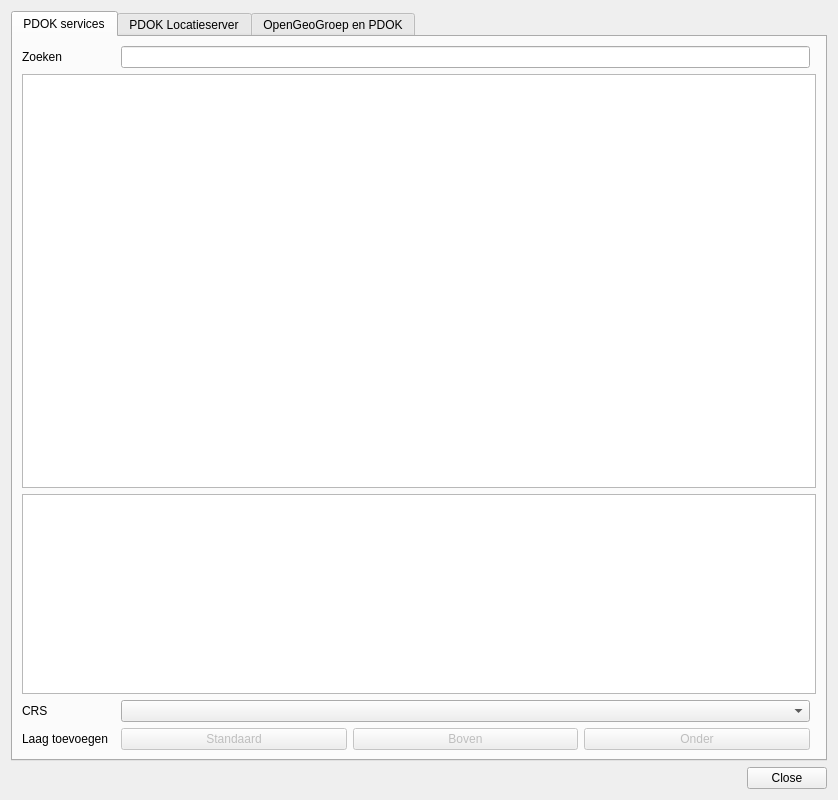
<?xml version="1.0" encoding="UTF-8"?>
<ui version="4.0">
 <class>PdokServicesPlugin</class>
 <widget class="QDialog" name="PdokServicesPlugin">
  <property name="geometry">
   <rect>
    <x>0</x>
    <y>0</y>
    <width>838</width>
    <height>800</height>
   </rect>
  </property>
  <property name="windowTitle">
   <string>PdokServicesPlugin</string>
  </property>
  <layout class="QVBoxLayout" name="verticalLayout">
   <item>
    <widget class="QTabWidget" name="tabWidget">
     <property name="sizePolicy">
      <sizepolicy hsizetype="Expanding" vsizetype="Expanding">
       <horstretch>0</horstretch>
       <verstretch>0</verstretch>
      </sizepolicy>
     </property>
     <property name="currentIndex">
      <number>0</number>
     </property>
     <widget class="QWidget" name="tab_2">
      <attribute name="title">
       <string>PDOK services</string>
      </attribute>
      <layout class="QGridLayout" name="gridLayout_2">
       <item row="5" column="2">
        <layout class="QHBoxLayout" name="horizontalLayout">
         <item>
          <widget class="QPushButton" name="btnLoadLayer">
           <property name="enabled">
            <bool>false</bool>
           </property>
           <property name="toolTip">
            <string>Op standaard wijze toevoegen</string>
           </property>
           <property name="text">
            <string>Standaard</string>
           </property>
          </widget>
         </item>
         <item>
          <widget class="QPushButton" name="btnLoadLayerTop">
           <property name="enabled">
            <bool>false</bool>
           </property>
           <property name="toolTip">
            <string>Als bovenste kaartlaag toevoegen</string>
           </property>
           <property name="text">
            <string>Boven</string>
           </property>
          </widget>
         </item>
         <item>
          <widget class="QPushButton" name="btnLoadLayerBottom">
           <property name="enabled">
            <bool>false</bool>
           </property>
           <property name="toolTip">
            <string>Als onderste kaartlaag toevoegen</string>
           </property>
           <property name="text">
            <string>Onder</string>
           </property>
          </widget>
         </item>
        </layout>
       </item>
       <item row="2" column="0" colspan="4">
        <widget class="QTextEdit" name="layerInfo">
         <property name="maximumSize">
          <size>
           <width>16777215</width>
           <height>200</height>
          </size>
         </property>
        </widget>
       </item>
       <item row="0" column="0">
        <widget class="QLabel" name="label">
         <property name="text">
          <string>Zoeken           </string>
         </property>
        </widget>
       </item>
       <item row="5" column="0">
        <widget class="QLabel" name="labelAddLayer">
         <property name="text">
          <string>Laag toevoegen</string>
         </property>
        </widget>
       </item>
       <item row="1" column="0" colspan="4">
        <widget class="QTableView" name="servicesView">
         <property name="minimumSize">
          <size>
           <width>0</width>
           <height>0</height>
          </size>
         </property>
        </widget>
       </item>
       <item row="4" column="2">
        <widget class="QComboBox" name="comboSelectProj"/>
       </item>
       <item row="4" column="0">
        <widget class="QLabel" name="labelCrs">
         <property name="text">
          <string>CRS</string>
         </property>
        </widget>
       </item>
       <item row="0" column="2">
        <widget class="QLineEdit" name="layerSearch"/>
       </item>
      </layout>
     </widget>
     <widget class="QWidget" name="tab_3">
      <attribute name="title">
       <string>PDOK Locatieserver</string>
      </attribute>
      <layout class="QGridLayout" name="gridLayout_4">
       <item row="0" column="1" colspan="2">
        <widget class="QLineEdit" name="geocoderSearch">
         <property name="text">
          <string/>
         </property>
        </widget>
       </item>
       <item row="1" column="0" colspan="3">
        <widget class="QGroupBox" name="groupBox_3">
         <property name="sizePolicy">
          <sizepolicy hsizetype="Preferred" vsizetype="Preferred">
           <horstretch>0</horstretch>
           <verstretch>0</verstretch>
          </sizepolicy>
         </property>
         <property name="title">
          <string>Zoek alleen type (zie https://github.com/PDOK/locatieserver/wiki/Zoekvoorbeelden-Locatieserver voor defaults)</string>
         </property>
         <layout class="QGridLayout" name="gridLayout_5">
          <item row="1" column="0">
           <widget class="QCheckBox" name="cbx_wpl">
            <property name="text">
             <string>Woonplaats</string>
            </property>
            <property name="checked">
             <bool>true</bool>
            </property>
           </widget>
          </item>
          <item row="0" column="0">
           <widget class="QCheckBox" name="cbx_gem">
            <property name="text">
             <string>Gemeente</string>
            </property>
            <property name="checked">
             <bool>true</bool>
            </property>
           </widget>
          </item>
          <item row="3" column="0">
           <widget class="QCheckBox" name="cbx_pcd">
            <property name="text">
             <string>Postcode</string>
            </property>
            <property name="checked">
             <bool>true</bool>
            </property>
           </widget>
          </item>
          <item row="2" column="0">
           <widget class="QCheckBox" name="cbx_weg">
            <property name="text">
             <string>Weg (BAG openbare ruimte)</string>
            </property>
            <property name="checked">
             <bool>true</bool>
            </property>
           </widget>
          </item>
          <item row="1" column="1">
           <widget class="QCheckBox" name="cbx_pcl">
            <property name="text">
             <string>Perceel</string>
            </property>
            <property name="checked">
             <bool>true</bool>
            </property>
           </widget>
          </item>
          <item row="2" column="1">
           <widget class="QCheckBox" name="cbx_hmp">
            <property name="text">
             <string>Hectometerpaal</string>
            </property>
            <property name="checked">
             <bool>true</bool>
            </property>
           </widget>
          </item>
          <item row="0" column="1">
           <widget class="QCheckBox" name="cbx_adr">
            <property name="text">
             <string>Adres</string>
            </property>
            <property name="checked">
             <bool>true</bool>
            </property>
           </widget>
          </item>
         </layout>
        </widget>
       </item>
       <item row="0" column="0">
        <widget class="QLabel" name="label_6">
         <property name="text">
          <string>Zoek (ook voor snelzoektoolbar)</string>
         </property>
        </widget>
       </item>
       <item row="3" column="0" colspan="3">
        <widget class="QTableView" name="geocoderResultView"/>
       </item>
       <item row="4" column="0" colspan="3">
        <widget class="QTextEdit" name="lookupinfo"/>
       </item>
       <item row="2" column="0">
        <widget class="QLabel" name="label_2">
         <property name="text">
          <string>Filter resultaten hieronder op:</string>
         </property>
        </widget>
       </item>
       <item row="2" column="1" colspan="2">
        <widget class="QLineEdit" name="geocoderResultSearch"/>
       </item>
      </layout>
     </widget>
     <widget class="QWidget" name="tab">
      <attribute name="title">
       <string>OpenGeoGroep en PDOK</string>
      </attribute>
      <layout class="QGridLayout" name="gridLayout_3">
       <item row="0" column="0">
        <widget class="QTextBrowser" name="webView">
         <property name="html">
          <string>&lt;!DOCTYPE HTML PUBLIC &quot;-//W3C//DTD HTML 4.0//EN&quot; &quot;http://www.w3.org/TR/REC-html40/strict.dtd&quot;&gt;
&lt;html&gt;&lt;head&gt;&lt;meta name=&quot;qrichtext&quot; content=&quot;1&quot; /&gt;&lt;style type=&quot;text/css&quot;&gt;
p, li { white-space: pre-wrap; }
&lt;/style&gt;&lt;/head&gt;&lt;body style=&quot; font-family:'Ubuntu'; font-size:11pt; font-weight:400; font-style:normal;&quot;&gt;
&lt;p style=&quot; margin-top:18px; margin-bottom:12px; margin-left:0px; margin-right:0px; -qt-block-indent:0; text-indent:0px;&quot;&gt;&lt;span style=&quot; font-family:'Helvetica Neue,Helvetica,Arial,sans-serif'; font-weight:600; color:#444444;&quot;&gt;QGIS plugin voor PDOK services&lt;/span&gt;&lt;span style=&quot; font-family:'Helvetica Neue,Helvetica,Arial,sans-serif'; font-weight:296; color:#444444;&quot;&gt; &lt;/span&gt;&lt;/p&gt;
&lt;p style=&quot; margin-top:12px; margin-bottom:12px; margin-left:0px; margin-right:0px; -qt-block-indent:0; text-indent:0px;&quot;&gt;&lt;span style=&quot; font-family:'Helvetica Neue,Helvetica,Arial,sans-serif'; font-weight:296; color:#444444;&quot;&gt;Deze plugin wordt gemaakt door Richard Duivenvoorde (&lt;/span&gt;&lt;span style=&quot; font-family:'Helvetica Neue,Helvetica,Arial,sans-serif'; font-weight:600; color:#444444;&quot;&gt;Zuidt&lt;/span&gt;&lt;span style=&quot; font-family:'Helvetica Neue,Helvetica,Arial,sans-serif'; font-weight:296; color:#444444;&quot;&gt;, https://zuidt.nl).&lt;br /&gt;De code van deze plugin is te vinden op https://github.com/rduivenvoorde/pdokservicesplugin.&lt;br /&gt;Bugs kunt u daar melden. &lt;/span&gt;&lt;/p&gt;
&lt;p style=&quot; margin-top:12px; margin-bottom:12px; margin-left:0px; margin-right:0px; -qt-block-indent:0; text-indent:0px;&quot;&gt;&lt;img src=&quot;:/plugins/pdokservicesplugin/pdok.png&quot; /&gt;&lt;/p&gt;
&lt;p style=&quot; margin-top:12px; margin-bottom:12px; margin-left:0px; margin-right:0px; -qt-block-indent:0; text-indent:0px;&quot;&gt;&lt;span style=&quot; font-family:'Helvetica Neue,Helvetica,Arial,sans-serif'; font-weight:600; color:#444444;&quot;&gt;PDOK&lt;/span&gt;&lt;span style=&quot; font-family:'Helvetica Neue,Helvetica,Arial,sans-serif'; font-weight:296; color:#444444;&quot;&gt; stelt webservices beschikbaar van landsdekkende geo-informatie afkomstig van overheden. Deze data komen rechtstreeks bij de bron vandaan, d.w.z. dat overheidsorganisaties bronhouder van deze data zijn. Daardoor zijn de data actueel en betrouwbaar. Bovendien zijn ze door elke afnemer (overheid, bedrijf, particulier) kosteloos te gebruiken. &lt;/span&gt;&lt;/p&gt;
&lt;p style=&quot; margin-top:12px; margin-bottom:12px; margin-left:0px; margin-right:0px; -qt-block-indent:0; text-indent:0px;&quot;&gt;&lt;span style=&quot; font-family:'Helvetica Neue,Helvetica,Arial,sans-serif'; font-weight:296; color:#444444;&quot;&gt;Service url's voor alle in de plugin aanwezige lagen zijn afkomstig van deze pagina:&lt;br /&gt;&lt;br /&gt;&lt;/span&gt;&lt;span style=&quot; font-family:'Helvetica Neue,Helvetica,Arial,sans-serif'; font-weight:600; color:#444444;&quot;&gt;https://www.pdok.nl/datasets&lt;/span&gt;&lt;/p&gt;
&lt;p style=&quot; margin-top:12px; margin-bottom:12px; margin-left:0px; margin-right:0px; -qt-block-indent:0; text-indent:0px;&quot;&gt;&lt;span style=&quot; font-family:'Helvetica Neue,Helvetica,Arial,sans-serif'; color:#444444;&quot;&gt;Soms werken WFS'en niet vanwege zogenaamde 'complex features' in de (vaak Inspire) data. U kunt zelf proberen deze lagen als GML te downloaden of de plugin 'GML Application Schema Toolbox' te gebruiken.&lt;/span&gt;&lt;/p&gt;
&lt;p style=&quot;-qt-paragraph-type:empty; margin-top:12px; margin-bottom:12px; margin-left:0px; margin-right:0px; -qt-block-indent:0; text-indent:0px; font-family:'Helvetica Neue,Helvetica,Arial,sans-serif'; font-weight:600; color:#444444;&quot;&gt;&lt;br /&gt;&lt;/p&gt;
&lt;p style=&quot; margin-top:16px; margin-bottom:12px; margin-left:0px; margin-right:0px; -qt-block-indent:0; text-indent:0px;&quot;&gt;&lt;span style=&quot; font-family:'Helvetica Neue,Helvetica,Arial,sans-serif'; font-weight:600; color:#444444;&quot;&gt;OpenGeoGroep. Anders denken, Anders doen...&lt;/span&gt;&lt;/p&gt;
&lt;p style=&quot; margin-top:16px; margin-bottom:12px; margin-left:0px; margin-right:0px; -qt-block-indent:0; text-indent:0px;&quot;&gt;&lt;span style=&quot; font-family:'Helvetica Neue,Helvetica,Arial,sans-serif'; font-weight:296; color:#444444;&quot;&gt;De &lt;/span&gt;&lt;span style=&quot; font-family:'Helvetica Neue,Helvetica,Arial,sans-serif'; font-weight:600; color:#444444;&quot;&gt;OpenGeoGroep &lt;/span&gt;&lt;span style=&quot; font-family:'Helvetica Neue,Helvetica,Arial,sans-serif'; font-weight:296; color:#444444;&quot;&gt; is een commerciele ICT-dienstverlener die diensten en oplossingen biedt voor geo-informatie vraagstukken. Al onze diensten zijn leveranciersonafhankelijk. De OpenGeoGroep onderscheidt zich door het aanbieden van diensten en innovatieve oplossingen gebaseerd op professionele Open Source Software en op basis van Open Standaarden.&lt;/span&gt;&lt;/p&gt;
&lt;p style=&quot; margin-top:16px; margin-bottom:12px; margin-left:0px; margin-right:0px; -qt-block-indent:0; text-indent:0px;&quot;&gt;&lt;span style=&quot; font-family:'Helvetica Neue,Helvetica,Arial,sans-serif'; font-weight:296; color:#444444;&quot;&gt; &lt;/span&gt;&lt;img src=&quot;:/plugins/pdokservicesplugin/ogg.gif&quot; /&gt;&lt;/p&gt;&lt;/body&gt;&lt;/html&gt;</string>
         </property>
        </widget>
       </item>
      </layout>
     </widget>
    </widget>
   </item>
   <item>
    <widget class="QDialogButtonBox" name="buttonBox">
     <property name="orientation">
      <enum>Qt::Horizontal</enum>
     </property>
     <property name="standardButtons">
      <set>QDialogButtonBox::Close</set>
     </property>
    </widget>
   </item>
  </layout>
 </widget>
 <resources/>
 <connections/>
</ui>
